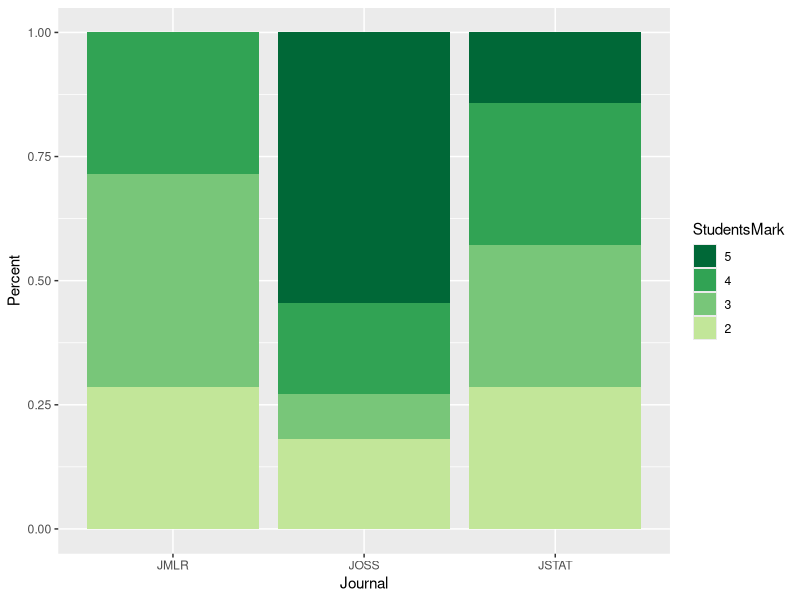
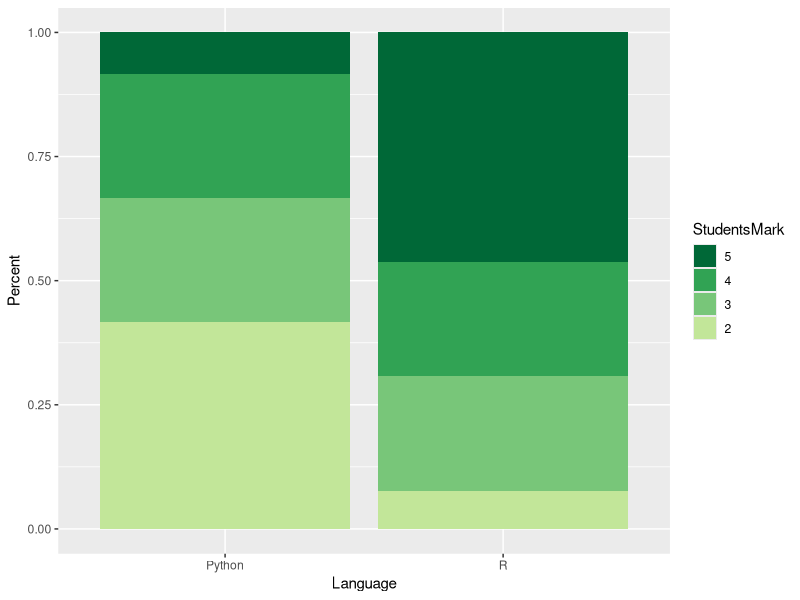
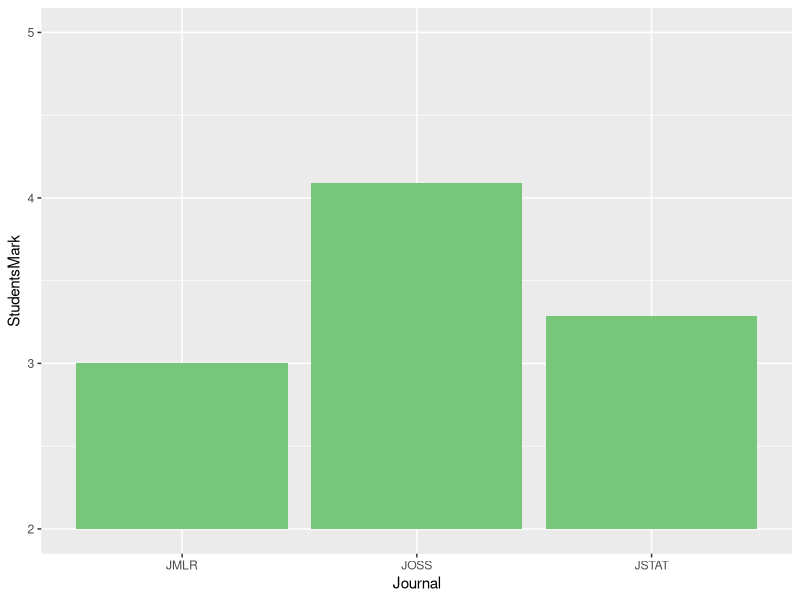
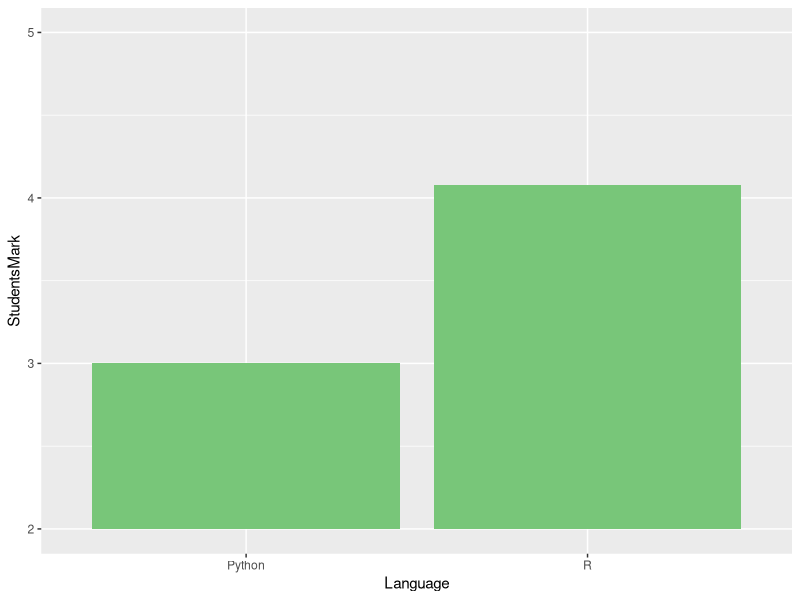
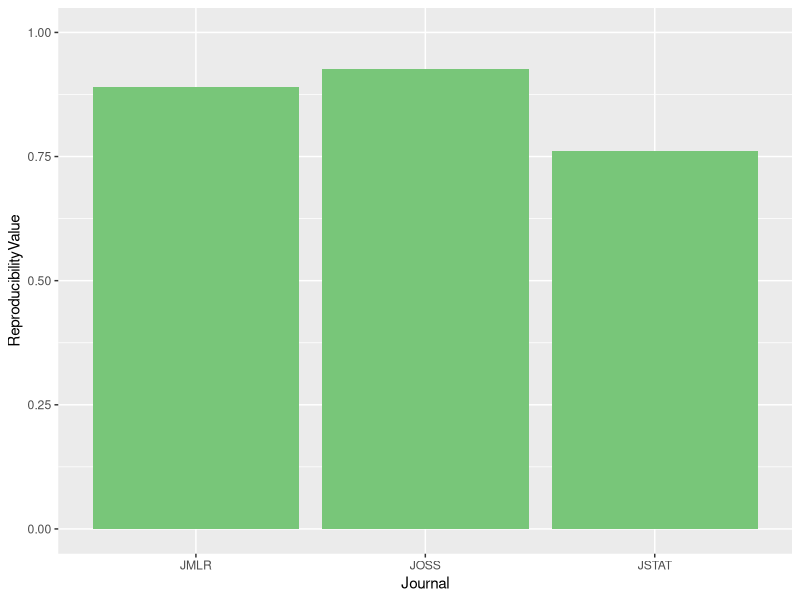
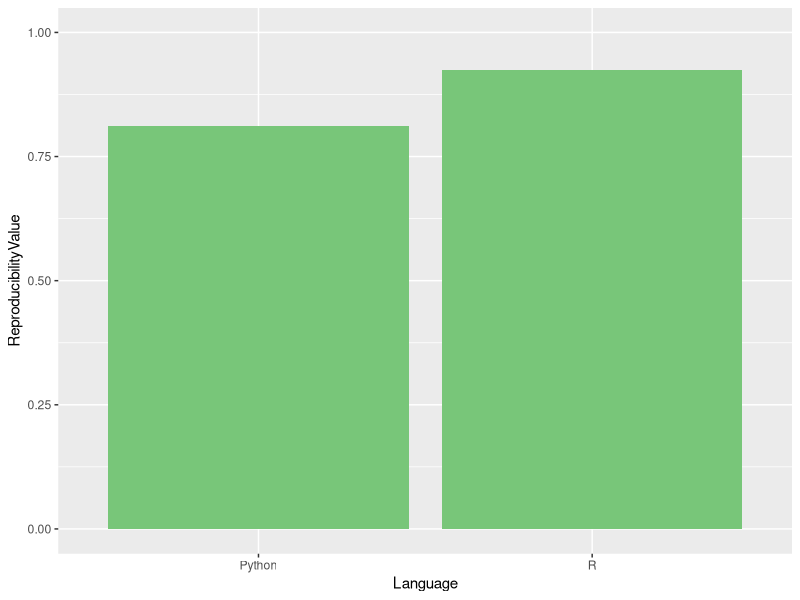

Here is the R script that generated these plots, in order:
## ---- chunk 1
library(dplyr)
library(ggplot2)

colors <- rev(c('#c2e699', '#78c679', '#31a354', '#006837'))

data <- read.csv(file = 'data/1-8-reproducibility-journal-and-language/results.csv')

res1 <- data %>%
  group_by(Journal) %>%
  summarise(StudentsMark = mean(StudentsMark), ReproducibilityValue = mean(ReproducibilityValue))

res2 <- data %>%
  group_by(Language) %>%
  summarise(StudentsMark = mean(StudentsMark), ReproducibilityValue = mean(ReproducibilityValue))

res3 <- data %>%
  group_by(Journal, StudentsMark) %>%
  summarise(Number = n()) %>%
  group_by(Journal) %>%
  mutate(Percent = Number / sum(Number))
res3$StudentsMark <- factor(res3$StudentsMark)
res3$StudentsMark <- factor(res3$StudentsMark, levels = rev(levels(res3$StudentsMark)))

res4 <- data %>%
  group_by(Language, StudentsMark) %>%
  summarise(Number = n()) %>%
  group_by(Language) %>%
  mutate(Percent = Number / sum(Number))
res4$StudentsMark <- factor(res4$StudentsMark)
res4$StudentsMark <- factor(res4$StudentsMark, levels = rev(levels(res4$StudentsMark)))
## ---- chunk 2
p <- ggplot(data = res3, aes(x = Journal, y = Percent, fill = StudentsMark)) + 
  geom_bar(stat = "identity") +
  scale_fill_manual(values = colors)
p
## ---- chunk 3
p <- ggplot(data = res4, aes(x = Language, y = Percent, fill = StudentsMark)) + 
  geom_bar(stat = "identity") +
  scale_fill_manual(values = colors)
p
## ---- chunk 4
p <- res1 %>% 
  mutate(StudentsMark = StudentsMark - 2) %>% 
  ggplot(aes(x = Journal, y = StudentsMark)) + 
  geom_bar(stat = "identity", fill = colors[3]) +
  coord_cartesian(ylim = c(0, 3)) +
  scale_y_continuous(breaks = 0:3, labels = 2:5)
p
## ---- chunk 5
p <- res2 %>% 
  mutate(StudentsMark = StudentsMark - 2) %>% 
  ggplot(aes(x = Language, y = StudentsMark)) + 
  geom_bar(stat = "identity", fill = colors[3]) +
  coord_cartesian(ylim = c(0, 3)) +
  scale_y_continuous(breaks = 0:3, labels = 2:5)
p
## ---- chunk 6
p <- ggplot(data = res1, aes(x = Journal, y = ReproducibilityValue)) + 
  geom_bar(stat = "identity", fill = colors[3]) +
  ylim(0, 1)
p
## ---- chunk 7
p <- ggplot(data = res2, aes(x = Language, y = ReproducibilityValue)) + 
  geom_bar(stat = "identity", fill = colors[3]) +
  ylim(0, 1)
p
